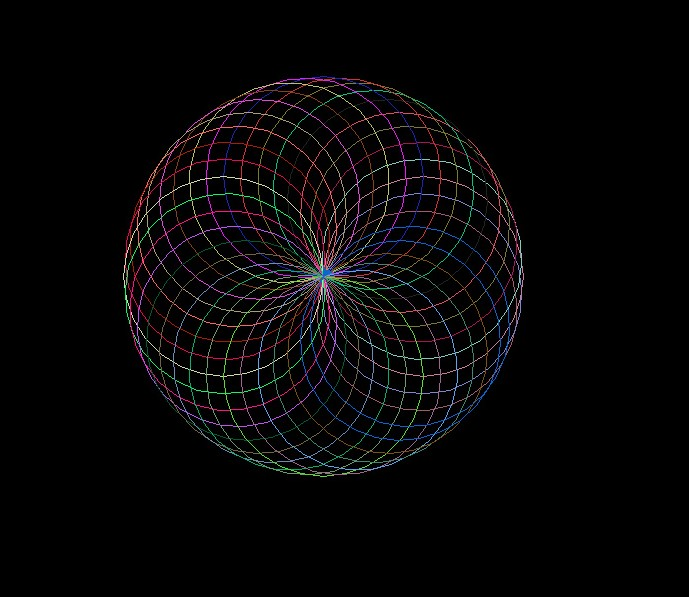

Source code (Python):
#!/usr/bin/env python3
"""Draw a spirograph using turtle python"""
import random
import turtle as t


tommy = t.Turtle()
tommy.speed("fastest")
t.colormode(255)


def random_color():
    r = random.randint(0, 255)
    g = random.randint(0, 255)
    b = random.randint(0, 255)
    rand_color = (r, g, b)
    return rand_color


def draw_spirograph(sizes):
    for _ in range(int(360 / sizes)):
        tommy.color(random_color())
        tommy.circle(100)
        tommy.setheading(tommy.heading() + 10)
        tommy.circle(100)


draw_spirograph(6)

screen = t.Screen()
screen.bgcolor("black")
screen.exitonclick()
